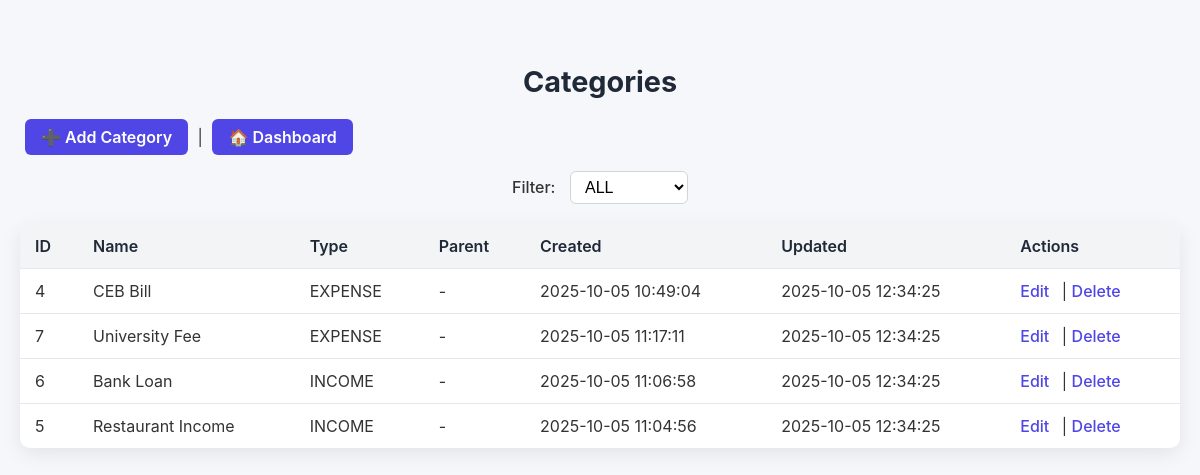
The page /app/categories/index.php (signed in) on the database as committed earlier.
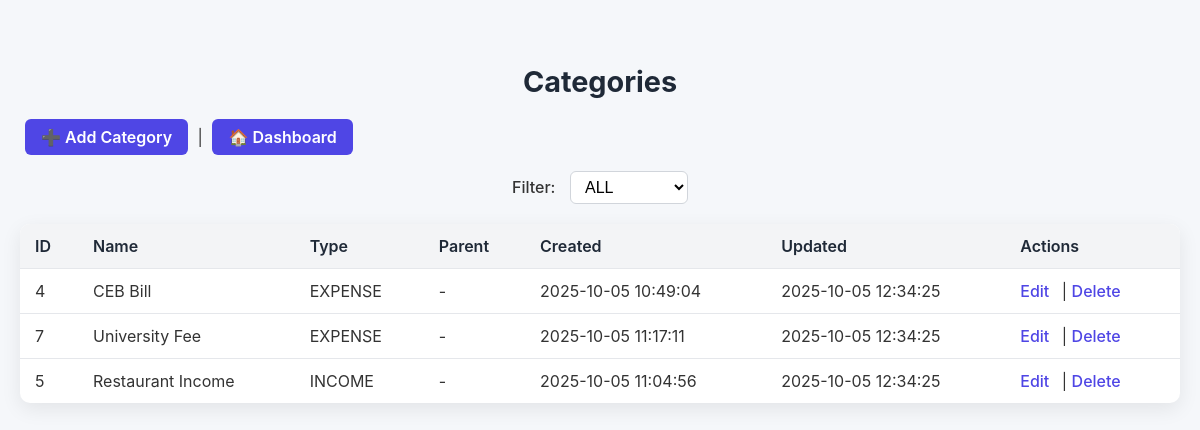
The same page on the database as committed later.
### tables this page shows
CREATE TABLE CATEGORIES_LOCAL (
  local_category_id  INTEGER PRIMARY KEY AUTOINCREMENT,
  user_local_id      INTEGER NOT NULL,
  server_category_id INTEGER,
  parent_local_id    INTEGER,
  category_name      TEXT NOT NULL,
  category_type      TEXT NOT NULL CHECK(category_type IN ('INCOME','EXPENSE')),
  created_at         TEXT NOT NULL,
  updated_at         TEXT NOT NULL,
  FOREIGN KEY(user_local_id)   REFERENCES USERS_LOCAL(local_user_id),
  FOREIGN KEY(parent_local_id) REFERENCES CATEGORIES_LOCAL(local_category_id)
);

### app/categories/index.php (the view, shortened to what this page needs)
<?php
$pdo = sqlite();
$uid = (int)($_SESSION['uid'] ?? 0);
$typeFilter = $_GET['type'] ?? 'ALL';
$sql = "
  SELECT local_category_id, category_name, category_type, parent_local_id, created_at, updated_at
  FROM CATEGORIES_LOCAL
  WHERE user_local_id = ?
";
$params = [$uid];
$sql .= " ORDER BY category_type, category_name";
$stmt = $pdo->prepare($sql);
$stmt->execute($params);
$rows = $stmt->fetchAll(PDO::FETCH_ASSOC);
?>
<!doctype html>
<html>
<head>
  <link rel="stylesheet" href="<?= APP_BASE ?>/app/categories/index.css">
</head>
<body>
  <h2>Categories</h2>
  <p>
    <a href="<?= APP_BASE ?>/app/categories/create.php">➕ Add Category</a> |
    <a href="<?= APP_BASE ?>/public/dashboard.php">🏠 Dashboard</a>
  </p>
  <form method="get">
    <label>Filter:</label>
    <select name="type" onchange="this.form.submit()">
      <option value="ALL"     <?= $typeFilter==='ALL'?'selected':'' ?>>ALL</option>
    </select>
  </form>
  <table>
    <tr>
      <th>ID</th>
      <th>Name</th>
      <th>Type</th>
      <th>Parent</th>
      <th>Created</th>
      <th>Updated</th>
      <th>Actions</th>
    </tr>
    <?php foreach ($rows as $r): ?>
      <tr>
        <td><?= (int)$r['local_category_id'] ?></td>
        <td><?= htmlspecialchars($r['category_name']) ?></td>
        <td><?= htmlspecialchars($r['category_type']) ?></td>
        <td><?= $r['parent_local_id'] ? (int)$r['parent_local_id'] : '-' ?></td>
        <td><?= htmlspecialchars($r['created_at']) ?></td>
        <td><?= htmlspecialchars($r['updated_at']) ?></td>
        <td>
          <a href="<?= APP_BASE ?>/app/categories/edit.php?id=<?= (int)$r['local_category_id'] ?>">Edit</a>
          |
          <a href="<?= APP_BASE ?>/app/categories/delete.php?id=<?= (int)$r['local_category_id'] ?>"
             onclick="return confirm('Delete this category?')">Delete</a>
        </td>
      </tr>
    <?php endforeach; ?>
  </table>
</body>
</html>

Rows that differ between the two databases and show on the page:
removed categories_local: local_category_id "6", category_name "Bank Loan", category_type "INCOME", created_at "2025-10-05 11:06:58", updated_at "2025-10-05 12:34:25"
